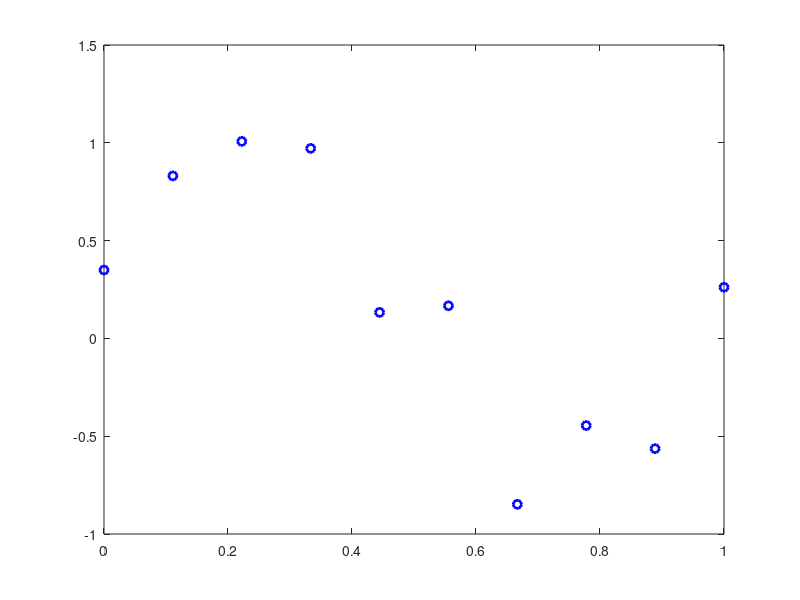

This figure's MATLAB source: (Note: this script raises an error after producing the figure.)
format long;
train_data = dlmread('data_bishop.txt', ' ');

dim = size(train_data, 2) -1;
train_dataX = train_data(:,dim);
train_dataY = train_data(:,dim+1);

plot (train_dataX, train_dataY,  'ob', 'LineWidth', 2);

test_dataX = [0:0.0001:1]';

[test_dataY] = poly_regression(train_dataX, train_dataY, test_dataX, 9);

hold on;
plot (test_dataX, test_dataY,  '.g', 'LineWidth', 1);

% print the axis labels
xlabel('x');
ylabel('y');

% hold off;

